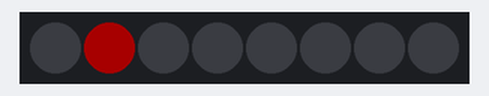
Recording of a program running on a simulated Raspberry Pi (BCM pin numbers) with a Blinkt!. Parts: 8 RGB LEDs in strip order, left to right. Dim RGB values are drawn brighter than linear.

Above: at 0.05 s.
At 0.65 s:
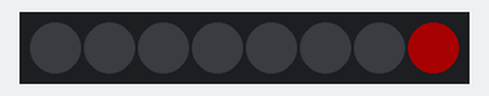
At 1.36 s:
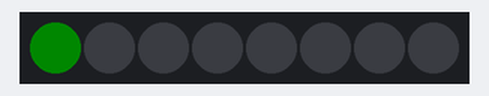
At 1.77 s:
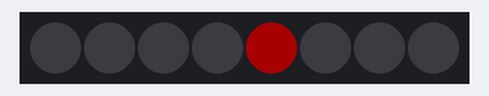
Timing chart, 0 to 40.0 s (numbered marks = the images above):
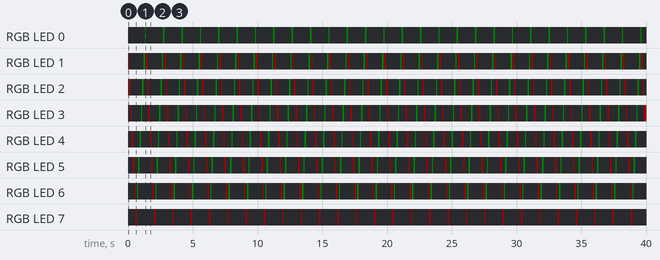

The program:

sequencer.py
```python
from blinkt import set_pixel, set_brightness, show, clear
import time

time_delay = 0.1

#set_brightness(1)

while True:
	for i in range(1, 8, 1):
		clear()
# Tungsten
#		set_pixel(i, 255, 214, 170)

# Red
		set_pixel(i, 255, 0, 0)

# White
#		set_pixel(i, 255, 255, 255)
		set_brightness(0.19)

		show()
		time.sleep(time_delay)
		clear()


	for i in range(6, -1, -1):
		clear()
# Green
		set_pixel(i, 0, 255, 0)
# Less brightness because green is so much brighter
		set_brightness(0.033)
		show()
		time.sleep(time_delay)
		clear()
```

Measured:
- by itself, RGB LED 0: alternates RGB(0, 9, 0) for 0.10 s and off for 1.3 s
- by itself, RGB LED 1: repeats every 1.4 s: off 1.1 s, RGB(0, 9, 0) 0.10 s, off 0.10 s, RGB(42, 0, 0) 0.10 s
- by itself, RGB LED 2: repeats every 1.4 s: off 0.91 s, RGB(0, 9, 0) 0.10 s, off 0.30 s, RGB(42, 0, 0) 0.10 s
- by itself, RGB LED 3: repeats every 1.4 s: off 0.71 s, RGB(0, 9, 0) 0.10 s, off 0.51 s, RGB(42, 0, 0) 0.10 s
- by itself, RGB LED 4: repeats every 1.4 s: off 0.51 s, RGB(0, 9, 0) 0.10 s, off 0.71 s, RGB(42, 0, 0) 0.10 s
- by itself, RGB LED 5: repeats every 1.4 s: off 0.30 s, RGB(0, 9, 0) 0.10 s, off 0.91 s, RGB(42, 0, 0) 0.10 s
- by itself, RGB LED 6: repeats every 1.4 s: off 0.10 s, RGB(0, 9, 0) 0.10 s, off 1.1 s, RGB(42, 0, 0) 0.10 s
- by itself, RGB LED 7: alternates RGB(42, 0, 0) for 0.10 s and off for 1.3 s
